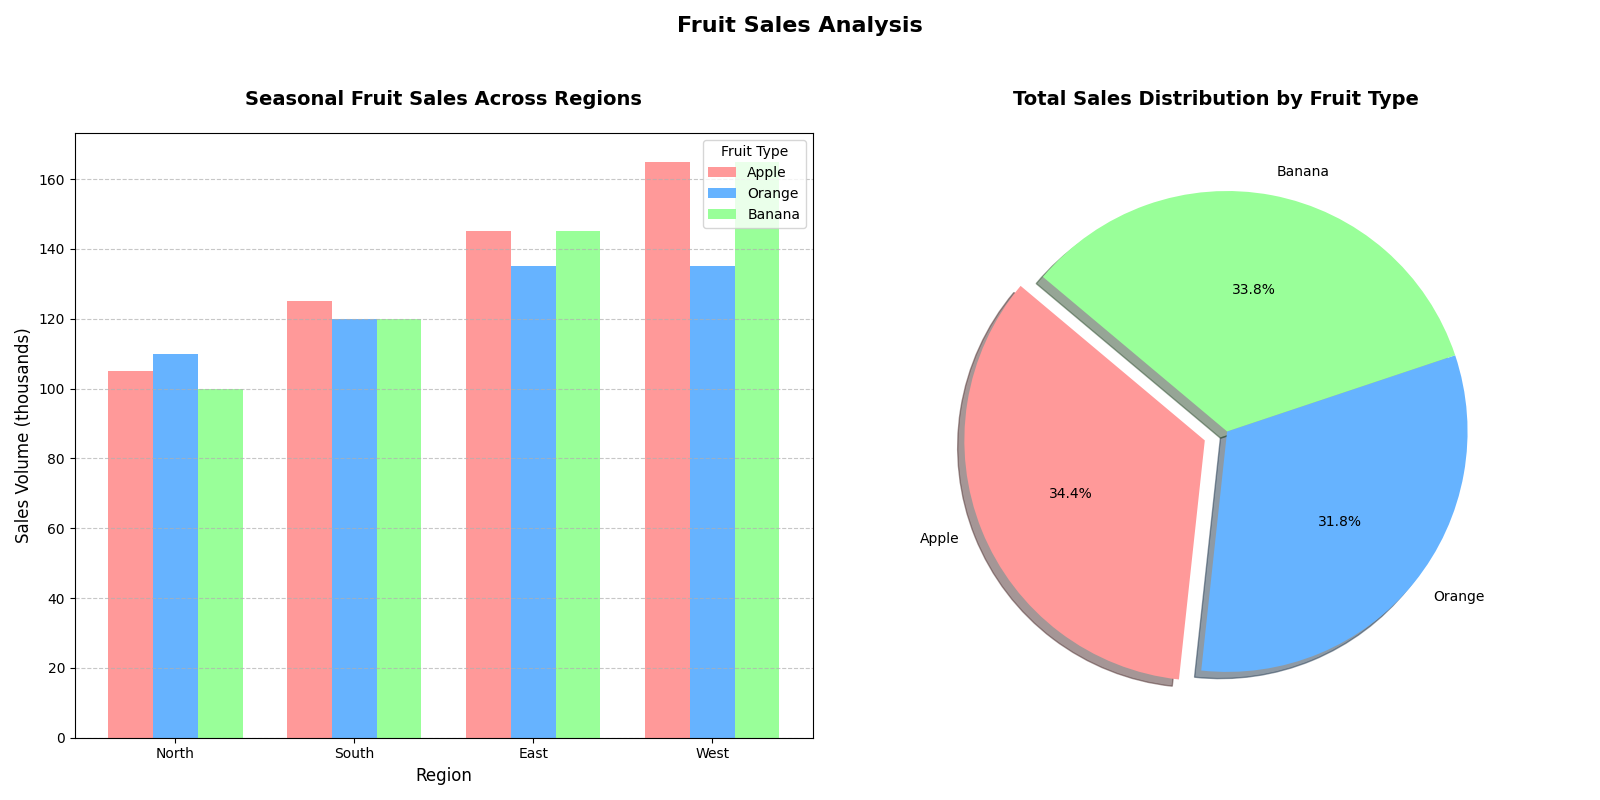

Here is the Python script that generated this plot:
import matplotlib.pyplot as plt
import numpy as np

# Project Backstory: Fruit Sales Over the Seasons
# The purpose of this chart is to visualize the fruit sales across different seasons in selected regions.
# There are two main parts: 
# 1. Bar chart showing sales volume of fruits in each season
# 2. Decorative pie chart showing the percentage distribution of each fruit from total sales

# Defined regions
regions = ['North', 'South', 'East', 'West']

# Seasons
seasons = ['Winter', 'Spring', 'Summer', 'Autumn']

# Sales volume data (in thousands of units), explicitly created for 3 fruits across 4 regions for each season
apple_sales = np.array([
    [10, 15, 20, 25],  # Winter
    [30, 35, 40, 45],  # Spring
    [40, 45, 50, 55],  # Summer
    [25, 30, 35, 40]   # Autumn
])

orange_sales = np.array([
    [20, 15, 10, 5],   # Winter
    [25, 30, 35, 40],  # Spring
    [35, 40, 45, 50],  # Summer
    [30, 35, 45, 40]   # Autumn
])

banana_sales = np.array([
    [15, 20, 25, 30],  # Winter
    [20, 25, 30, 35],  # Spring
    [30, 35, 45, 50],  # Summer
    [35, 40, 45, 50]   # Autumn
])

# Calculate total sales for pie chart
total_apple_sales = apple_sales.sum()
total_orange_sales = orange_sales.sum()
total_banana_sales = banana_sales.sum()

# Prepare pie chart data
labels = ['Apple', 'Orange', 'Banana']
sizes = [total_apple_sales, total_orange_sales, total_banana_sales]
colors = ['#ff9999','#66b3ff','#99ff99']
explode = (0.1, 0, 0)  # explode Apple slice for emphasis

# Create the figure and subplots
fig, (ax1, ax2) = plt.subplots(1, 2, figsize=(16, 8))

# Plot sales volume bar chart
x = np.arange(len(regions))
bar_width = 0.25

ax1.bar(x - bar_width, apple_sales.sum(axis=0), bar_width, label='Apple', color='#ff9999')
ax1.bar(x, orange_sales.sum(axis=0), bar_width, label='Orange', color='#66b3ff')
ax1.bar(x + bar_width, banana_sales.sum(axis=0), bar_width, label='Banana', color='#99ff99')

ax1.set_title('Seasonal Fruit Sales Across Regions', fontsize=14, fontweight='bold', pad=20)
ax1.set_xlabel('Region', fontsize=12)
ax1.set_ylabel('Sales Volume (thousands)', fontsize=12)
ax1.set_xticks(x)
ax1.set_xticklabels(regions, fontsize=10)
ax1.legend(title='Fruit Type', loc='upper right')
ax1.grid(axis='y', linestyle='--', alpha=0.7)

# Plot pie chart
ax2.pie(sizes, explode=explode, labels=labels, colors=colors,
        autopct='%1.1f%%', shadow=True, startangle=140, textprops={'fontsize': 10})
ax2.axis('equal')  # Equal aspect ratio ensures that pie is drawn as a circle.
ax2.set_title('Total Sales Distribution by Fruit Type', fontsize=14, fontweight='bold', pad=20)

# Add an overall main title
fig.suptitle('Fruit Sales Analysis', fontsize=16, fontweight='bold', y=0.98)

# Adjust the layout to prevent overlapping
plt.tight_layout(rect=[0, 0, 1, 0.95])

# Display the chart
plt.show()
